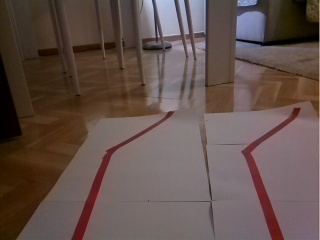
#> input picture pruebas/computer_vision/coche.jpg, 320 x 240 px
$ python hsv_calibration.py
#> lines starting #> are read from the running program, lines starting #| are printed output that depends on the picture; after the words box and inside, x2 and y2 are one past the last pixel; in counts of white or black regions, pixels touching at a corner belong together
import cv2
import numpy as np

# Ruta de la imagen
ruta_imagen = "coche.jpg"

# Cargar la imagen en color
imagen = cv2.imread(ruta_imagen)
#> imagen is the input picture: shape (240, 320, 3); mean B, G, R 76.2, 81.5, 98.7

# Convertir la imagen a HSV
imagen_hsv = cv2.cvtColor(imagen, cv2.COLOR_BGR2HSV)
#> imagen_hsv: shape (240, 320, 3); mean H, S, V 64.1, 85.8, 99.9

# Crear una ventana para los controles deslizantes
cv2.namedWindow('Controles')

# Crear los controles deslizantes para los valores de HSV
cv2.createTrackbar('Hue', 'Controles', 0, 179, lambda x: None)
#> slider 'Hue' is set to 59
cv2.createTrackbar('Saturation', 'Controles', 0, 255, lambda x: None)
#> slider 'Saturation' is set to 85
cv2.createTrackbar('Value', 'Controles', 0, 255, lambda x: None)
#> slider 'Value' is set to 85

while True:
    # Obtener los valores de los controles deslizantes
    h = cv2.getTrackbarPos('Hue', 'Controles')
    s = cv2.getTrackbarPos('Saturation', 'Controles')
    v = cv2.getTrackbarPos('Value', 'Controles')

    # Crear un array con los valores de HSV
    lower_hsv = np.array([h, s, v])
    upper_hsv = np.array([179, 255, 255])

    # Aplicar la máscara HSV a la imagen
    mask = cv2.inRange(imagen_hsv, lower_hsv, upper_hsv)
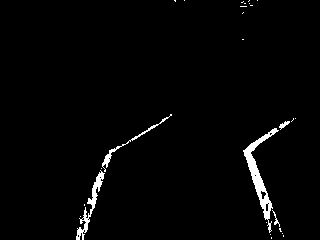
#> mask: shape (240, 320); 2% white; 27 white regions (22 under 20 px), largest, box (x1, y1, x2, y2) and area: (243, 128, 279, 233) 794, (76, 170, 105, 240) 414, (102, 114, 172, 172) 222, (279, 121, 290, 130) 43, (272, 210, 280, 227) 33
    imagen_resultado = cv2.bitwise_and(imagen, imagen, mask=mask)
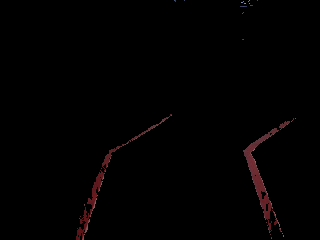
#> imagen_resultado: shape (240, 320, 3); mean B, G, R 1, 0.9, 2

    # Mostrar la imagen resultado
    cv2.imshow("Imagen resultado", imagen_resultado)

    # Salir del bucle si se presiona la tecla 'q'
    if cv2.waitKey(1) & 0xFF == ord('q'):
#> (key q is pressed here)
        break

cv2.destroyAllWindows()

$ run again, with pruebas/computer_vision/image.png saved as pruebas/computer_vision/coche.jpg
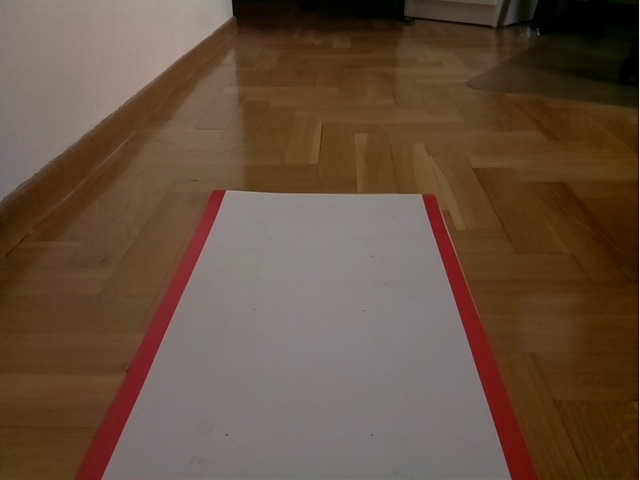
#> input picture pruebas/computer_vision/image.png, 640 x 480 px
#> imagen is the input picture: shape (480, 640, 3); mean B, G, R 62.2, 78.9, 100
#> imagen_hsv: shape (480, 640, 3); mean H, S, V 21.2, 117.8, 100
#> `mask = cv2.inRange(imagen_hsv, lower_hsv, upper_hsv)`:
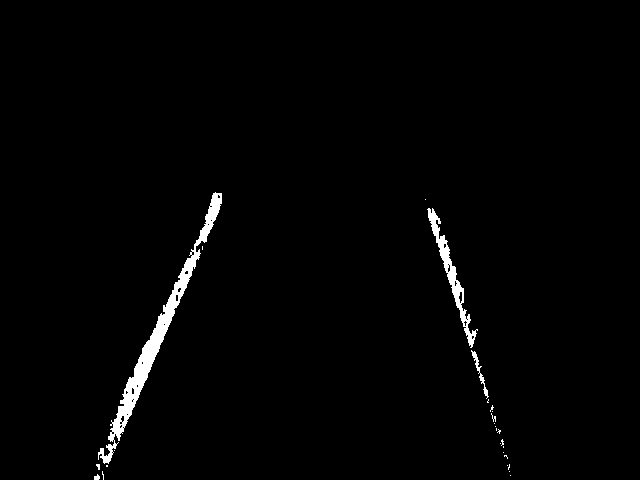
#> mask: shape (480, 640); 1.5% white; 27 white regions (23 under 20 px), largest, box (x1, y1, x2, y2) and area: (98, 192, 222, 464) 3213, (427, 208, 478, 348) 1086, (471, 350, 489, 399) 150, (94, 474, 100, 480) 26
